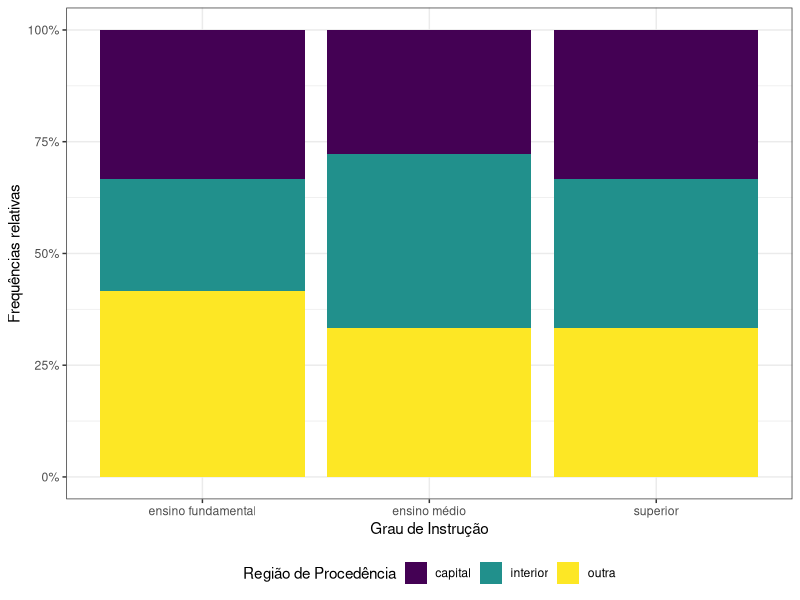

Reproduce this figure in R. (Note: this script raises an error after producing the figure.)
## ---- chunk 1

options(knitr.kable.NA = '-')
library(dplyr)
library(knitr)

## ---- chunk 2

library(dplyr)
library(readxl)
library(knitr)

mb_df <- read_excel(path = here::here("data", "companhia_mb.xlsx"))
mb_df %>% 
  select(N ,`Região de Procedência`, `Grau de Instrução`) %>% 
  rename("ID" = "N") %>% 
  # slice_head(n = 10) %>% 
  kable(caption = "Tabela de dados brutos.", format = "pandoc")

## ---- chunk 3
library(kableExtra)

tab <- mb_df %>% 
  select(`Região de Procedência`, `Grau de Instrução`) %>% 
  table() %>% 
  addmargins()

row.names(tab)[4] <- "Total"
colnames(tab)[4] <- "Total"

kable(tab, caption = "Distribuição conjunta das frequências das variáveis grau de instrução e região de procedência.") %>% 
  add_header_above(c("Região de Procedência", "Grau de Instrução" = 3, " "))

## ---- chunk 4

prop.tab <- mb_df %>% 
  select(`Região de Procedência`, `Grau de Instrução`) %>% 
  table() %>% 
  prop.table() %>% 
  addmargins() * 100

row.names(prop.tab)[4] <- "Total"
colnames(prop.tab)[4] <- "Total"

kable(prop.tab, digits = 0, caption = "Distribuição conjunta das frequências relativas (em porcentagem) em relação ao total geral das variáveis grau de instrução e região de procedência.") %>% 
  add_header_above(c("Região de Procedência", "Grau de Instrução" = 3, " "))

## ---- chunk 5

prop.tab <- mb_df %>% 
  select(`Região de Procedência`, `Grau de Instrução`) %>% 
  table() %>% 
  prop.table(margin = 2) %>% 
  addmargins() * 100

row.names(prop.tab)[4] <- "Total"
colnames(prop.tab)[4] <- "Total"

kable(prop.tab, digits = 0, caption = "Distribuição conjunta das frequências relativas (em porcentagem) em relação aos totais de colunas das variáveis grau de instrução e região de procedência.") %>% 
  add_header_above(c("Região de Procedência", "Grau de Instrução" = 3, " "))

## ---- chunk 6

library(ggplot2)
library(viridis)
library(reshape2)

mb_gg <- mb_df %>% 
  select(`Região de Procedência`, `Grau de Instrução`) %>% 
  table() %>% 
  prop.table(margin = 2) %>% melt()

p <- ggplot(data = mb_gg, mapping = aes(x = `Grau de Instrução`, fill = `Região de Procedência`, y = value)) +
  geom_bar(position = "fill", stat = "identity") +
  scale_fill_viridis(discrete = T) +
  scale_y_continuous(labels = scales::percent) +
  theme_bw() + ylab("Frequências relativas") +
  theme(legend.position = "bottom")
p

## ---- chunk 7

tab <- matrix(c(10, 9, 4, 17, 7, 5),
              byrow = T, ncol = 3, dimnames = list(c("Sem Maicon", "Com Maicon"),
                                                   c("Vitórias", "Empates", "Derrotas")))

prop.tab <- addmargins(prop.table(addmargins(tab, margin = 1), margin = 1), margin = 2) * 100

row.names(prop.tab)[3] <- "Total"
colnames(prop.tab)[4] <- "Total"

kable(prop.tab, digits = 2,
      caption = "Resultados dos jogos do Grêmio em 2019.")

## ---- chunk 8

knitr::include_graphics(here::here('images', 'Statistically-Insignificant-final02.jpg'))
